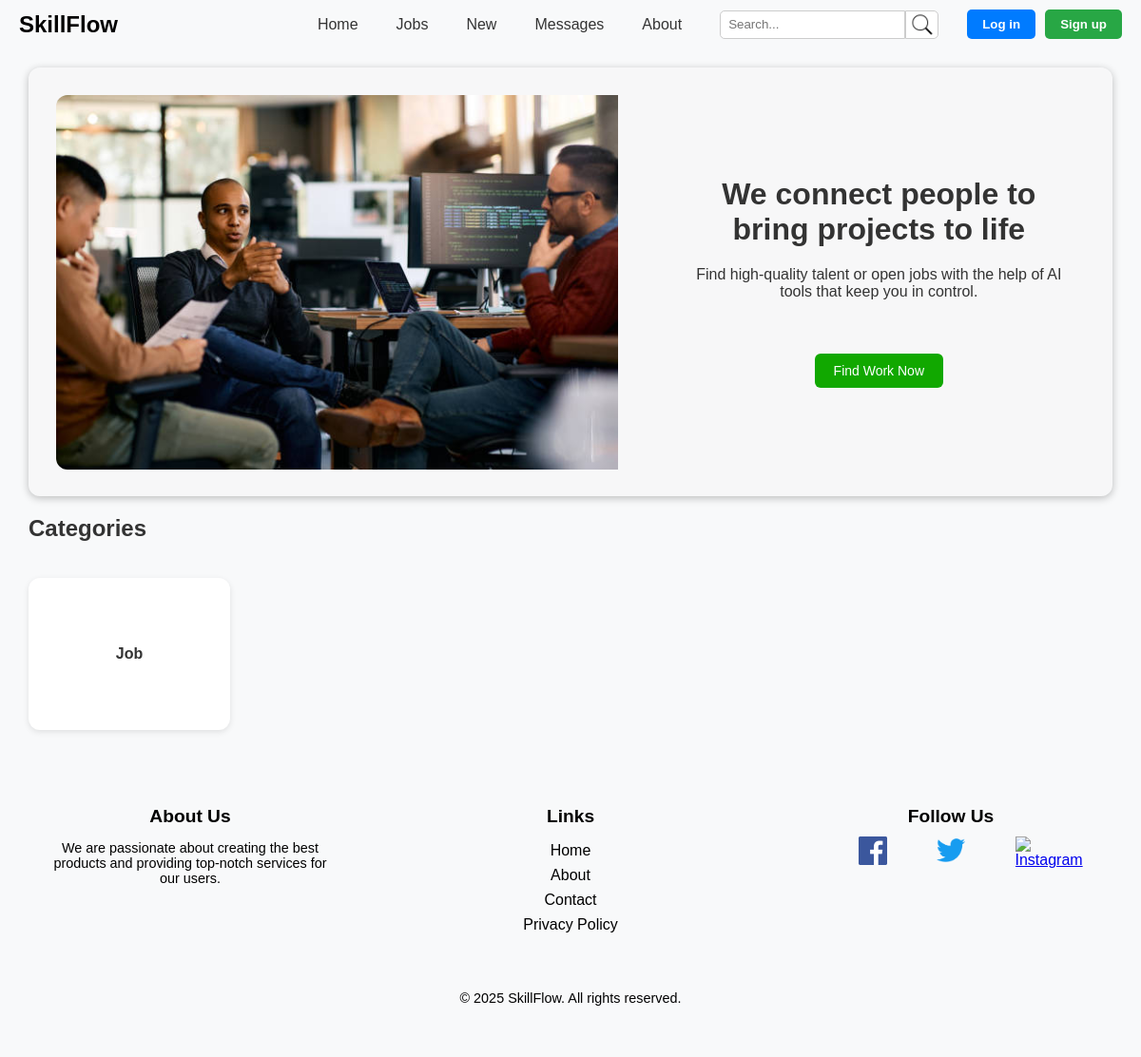
The page /Pages/index.php on the database as committed earlier.
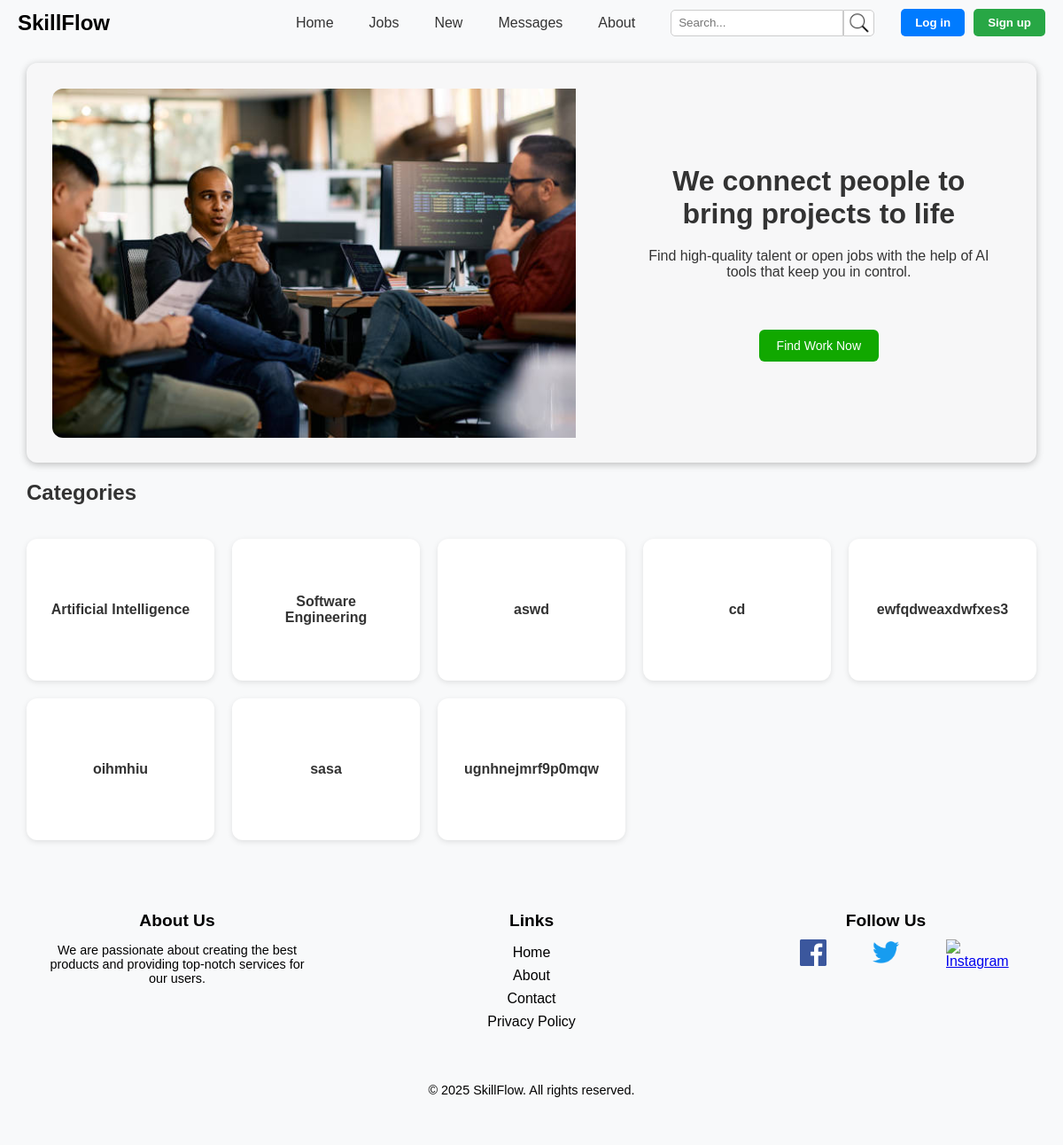
The same page on the database as committed later.
### tables this page shows
CREATE TABLE "Category" (
    id INTEGER PRIMARY KEY AUTOINCREMENT NOT NULL,
    name TEXT NOT NULL,
    description TEXT NOT NULL
);

### Utils/Session.php (called while the page is built, shortened)
<?php
  class Session {
    public function isLoggedIn() : bool {
      return isset($_SESSION['id']);
    }
  }
?>

### Pages/index.php (the view, shortened to what this page needs)
<?php
  require_once('../Templates/common_template.php');
  require_once(__DIR__ . '/../Utils/Session.php');
  $session = new Session();
  $db = getDatabaseConnection();
  $stmt = $db->query("SELECT name FROM Category ORDER BY name");
  $categories = $stmt->fetchAll(PDO::FETCH_ASSOC);
?>
<?php
drawHeader($session);
?>
<!DOCTYPE html>
<html lang="en">
<head>
  <link rel="stylesheet" href="../css/index.css">
  <link rel="stylesheet" href="../css/navbar.css">
  <link rel="stylesheet" href="../css/footer.css">
</head>
<body>
  <div class="container">
    <div class="image-section">
      <img src="../assets/images/team.jpg" alt="Team Image">
    </div>
    <div class="text-section">
      <h1>We connect people to bring projects to life </h1>
      <p>Find high-quality talent or open jobs with the help of AI tools that keep you in control.</p> <br><br>
      <a href="jobs.php">
        <button>Find Work Now</button>
      </a>
    </div>
  </div>
  <section class="categories-section">
  <h2>Categories</h2> <br>
  <div class="categories-grid">
    <?php foreach ($categories as $category):
      $name = htmlspecialchars($category['name']);
    ?>
      <form action="jobs_by_category.php" method="get" class="category-card">
        <button type="submit" style="width: 100%; height: 100%; border:none; background:none;">
          <span><?= $name ?></span>
        </button>
      </form>
    <?php endforeach; ?>
  </div>
</section>
</body>
</html>
<?php
drawFooter($session);
?>

### Templates/common_template.php (shortened to what this page needs)
<?php
function drawHeader(Session $session) {
    ?>
    <!DOCTYPE html>
    <html lang="en">
    <head>
        <link rel="stylesheet" href="../css/navbar.css" />
        <link rel="stylesheet" href="../css/jobs.css" />
        <link rel="stylesheet" href="../css/footer.css" />
        <link rel="stylesheet" href="../css/service.css" />
    </head>
    <body>
        <header class="navbar">
            <div class="logo">
                <a href="index.php" class="logo">SkillFlow</a>
            </div>
            <div class="nav-right">
                <nav class="menu">
                    <a href="index.php">Home</a>
                    <a href="jobs.php">Jobs</a>
                    <a href="newjobs.php">New</a>
                    <a href="conversations.php">Messages</a>
                    <a href="about.php">About</a>
                    <div class="search-bar">
                        <input type="text" placeholder="Search..." class="search-input" id="searchInput" />
                        <button type="button" class="search-button" onclick="handleSearch()">
                            <img src="../assets/icons/search.png" alt="Search" />
                        </button>
                    </div>
                </nav>
                <div class="auth-buttons" id="authButtons">
                    <?php if ($session->isLoggedIn()): ?>
                    <div class="profile-dropdown-container">
                        <div id="profileCircle" class="profile-circle" onclick="toggleDropdown()">
                            <?php
                                require_once(__DIR__ . '/../database/connection.php');
                                require_once(__DIR__ . '/../database/userClass.php');
                                $db = getDatabaseConnection();
                                $user = User::getUser($db, $session->getId());
                                if ($user === null) {
                                    header('Location: login.php');
                                    exit();
                                }
                                if ($user->profile_picture_id):
                            ?>
                            <img src="../Actions/images/originals/<?= htmlspecialchars((string)$user->profile_picture_id) ?>.jpg" alt="Profile Picture" />
                            <?php else: ?>
                            <img src="../assets/icons/user.png" alt="Profile" />
                            <?php endif; ?>
                        </div>
                        <div id="profileDropdown" class="dropdown-menu" style="display: none;">
                            <a href="profile.php">Go to Profile</a>
                            <a href="../Actions/Action_Logout.php">Logout</a>
                        </div>
                    </div>
                    <?php else: ?>
                    <button class="login" id="loginButton" onclick="window.location.href='login.php'">Log in</button>
                    <button class="signup" id="signupButton" onclick="window.location.href='register.php'">Sign up</button>
                    <?php endif; ?>
                </div>
            </div>
        </header>
    <?php
}
function drawFooter() {
    ?>
    <footer class="footer">
        <div class="footer-content">
            <div class="footer-section">
                <h3>About Us</h3>
                <p>We are passionate about creating the best products and providing top-notch services for our users.</p>
            </div>
            <div class="footer-section">
                <h3>Links</h3>
                <ul>
                    <li><a href="index.php">Home</a></li>
                    <li><a href="about.php">About</a></li>
                    <li><a href="#">Contact</a></li>
                    <li><a href="#">Privacy Policy</a></li>
                </ul>
            </div>
            <div class="footer-section">
                <h3>Follow Us</h3>
                <div class="social-icons">
                    <a href="https://www.facebook.com/seu-usuario" class="social-icon" target="_blank">
                        <img src="../assets/icons/facebook-icon.png" alt="Facebook">
                    </a>
                    <a href="https://twitter.com/seu-usuario" class="social-icon" target="_blank">
                        <img src="../assets/icons/twitter-logo.png" alt="Twitter">
                    </a>
                    <a href="https://www.instagram.com/seu-usuario" class="social-icon" target="_blank">
                        <img src="../assets/icons/instagram-logo.png" alt="Instagram">
                    </a>
                </div>
            </div>
        </div>
        <div class="footer-bottom">
            <p>&copy; 2025 SkillFlow. All rights reserved.</p>
        </div>
    </footer>
    </body>
    </html>
    <?php
}
    ?>

### css/navbar.css (style rules this page uses)
.logo { font-size: 1.5rem; font-weight: bold; color: black; text-decoration: none; cursor: pointer; flex-shrink: 0; }
.navbar { display: flex; align-items: center; justify-content: space-between; padding: 10px 20px; background-color: #f8f9fa; flex-wrap: nowrap; }
.nav-right { display: flex; align-items: center; gap: 30px; }
.menu { display: flex; align-items: center; gap: 40px; }
.menu a { text-decoration: none; color: #333; }
.search-bar { display: flex; align-items: center; height: 30px; }
.search-input { padding: 8px; border: 1px solid #ccc; border-radius: 5px 0 0 5px; outline: none; height: 100%; box-sizing: border-box; }
.search-button { background-color: white; border: 1px solid #ccc; padding: 0; border-radius: 0 5px 5px 0; cursor: pointer; outline: none; height: 100%; width: 35px; display: flex; align-items: center; justify-content: center; }
.search-button img { max-width: 100%; max-height: 100%; }
.auth-buttons { display: flex; align-items: center; gap: 10px; flex-shrink: 0; }
.login { background-color: #007bff; color: white; font-weight: bold; border: none; padding: 8px 16px; border-radius: 5px; cursor: pointer; }
.signup { background-color: #28a745; color: white; font-weight: bold; border: none; padding: 8px 16px; border-radius: 5px; cursor: pointer; }

### css/jobs.css (style rules this page uses)
body { font-family: Arial, sans-serif; margin: 0; padding: 0; background-color: #f8f9fa; overflow-x: hidden; }
h1, h2 { margin: 0; }
button { cursor: pointer; font-family: inherit; }

### css/footer.css (style rules this page uses)
.footer { background-color: #f8f9fa; padding: 40px 0; text-align: center; }
.footer-content { display: flex; justify-content: space-around; margin-bottom: 20px; flex-wrap: wrap; }
.footer-section { flex: 1; max-width: 300px; padding: 0 20px; }
.footer-section h3 { font-size: 1.2rem; margin-bottom: 10px; color: black; }
.footer-section p { font-size: 0.9rem; color: black; }
.footer-section ul { list-style-type: none; padding: 0; }
.footer-section ul li { margin: 8px 0; }
.footer-section ul li a { color: black; text-decoration: none; }
.social-icons { display: flex; justify-content: space-evenly; }
.social-icon { width: 30px; height: 30px; display: inline-block; }
.social-icon img { width: 100%; height: 100%; object-fit: contain; }
.footer-bottom { padding-top: 10px; font-size: 0.9rem; }

### css/index.css (style rules this page uses)
body { font-family: Arial, sans-serif; margin: 0; padding: 0; }
h1, h2 { margin: 0; }
button { cursor: pointer; }
.container { display: flex; background-color: #f0f0f034; border-radius: 12px; overflow: hidden; width: 95%; margin: 20px auto; box-shadow: 0 2px 8px rgba(0, 0, 0, 0.247); }
.image-section { width: 60%; margin: 2.5%; }
.image-section img { width: 100%; height: 100%; object-fit: cover; display: block; border-top-left-radius: 12px; border-bottom-left-radius: 12px; }
.text-section { width: 40%; padding: 20px; display: flex; flex-direction: column; justify-content: center; text-align: center; margin: 2.5%; }
.text-section p { margin: 0 0 20px; font-size: 16px; color: #333; }
.text-section h1 { margin: 0 0 20px; color: #333; }
.text-section button { padding: 10px 20px; background-color: #11a800; color: white; border: none; border-radius: 6px; cursor: pointer; font-size: 14px; transition: background-color 0.3s; display: inline-block; }
.categories-section h2 { color: #333; margin-bottom: 20px; }
.categories-section { width: 95%; margin: 20px auto; }
.categories-grid { display: grid; grid-template-columns: repeat(5, 1fr); gap: 20px; }
.category-card { background-color: white; border-radius: 12px; padding: 20px; height: 120px; box-shadow: 0 2px 6px rgba(0, 0, 0, 0.1); display: flex; justify-content: center; align-items: center; cursor: pointer; transition: transform 0.3s ease; text-align: center; }
.category-card button { width: 100%; height: 100%; border: none; background: none; cursor: pointer; font-size: 1rem; font-weight: bold; color: #333; }
.category-card span { pointer-events: none; }

Rows that differ between the two databases and show on the page:
removed category: name "Job"
added category: name "Artificial Intelligence"
added category: name "Software Engineering"
added category: name "aswd"
added category: name "cd"
added category: name "ewfqdweaxdwfxes3"
added category: name "oihmhiu"
added category: name "sasa"
added category: name "ugnhnejmrf9p0mqw"
